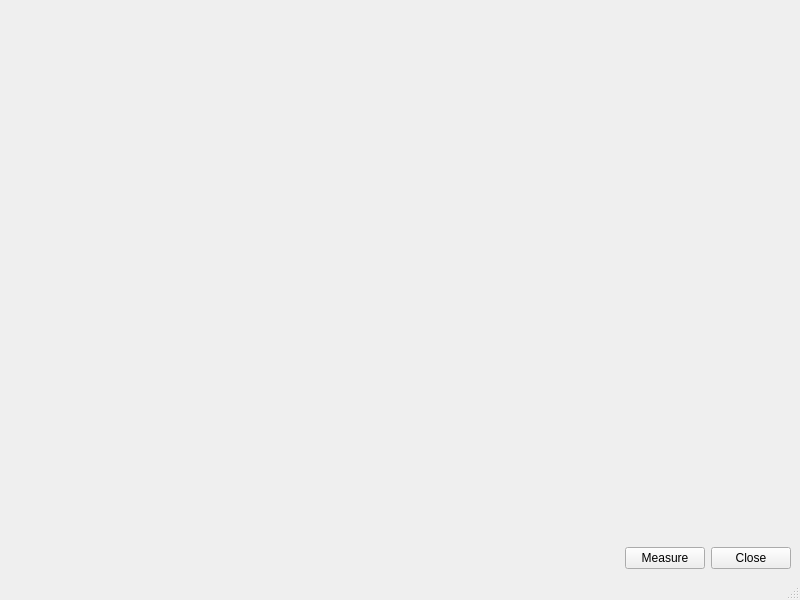
<?xml version="1.0" encoding="UTF-8"?>
<ui version="4.0">
 <class>MainWindow</class>
 <widget class="QMainWindow" name="MainWindow">
  <property name="geometry">
   <rect>
    <x>0</x>
    <y>0</y>
    <width>800</width>
    <height>600</height>
   </rect>
  </property>
  <property name="windowTitle">
   <string>MainWindow</string>
  </property>
  <widget class="QWidget" name="centralwidget">
   <layout class="QVBoxLayout" name="verticalLayout">
    <item>
     <widget class="QwtPlot" name="qwtPlot"/>
    </item>
    <item>
     <layout class="QHBoxLayout" name="horizontalLayout">
      <item>
       <spacer name="horizontalSpacer">
        <property name="orientation">
         <enum>Qt::Horizontal</enum>
        </property>
        <property name="sizeHint" stdset="0">
         <size>
          <width>40</width>
          <height>20</height>
         </size>
        </property>
       </spacer>
      </item>
      <item>
       <widget class="QPushButton" name="measureButton">
        <property name="text">
         <string>Measure</string>
        </property>
       </widget>
      </item>
      <item>
       <widget class="QPushButton" name="closeButton">
        <property name="text">
         <string>Close</string>
        </property>
       </widget>
      </item>
     </layout>
    </item>
   </layout>
  </widget>
  <widget class="QMenuBar" name="menubar">
   <property name="geometry">
    <rect>
     <x>0</x>
     <y>0</y>
     <width>800</width>
     <height>30</height>
    </rect>
   </property>
  </widget>
  <widget class="QStatusBar" name="statusbar"/>
 </widget>
 <customwidgets>
  <customwidget>
   <class>QwtPlot</class>
   <extends>QFrame</extends>
   <header>qwt_plot.h</header>
  </customwidget>
 </customwidgets>
 <resources/>
 <connections/>
</ui>
